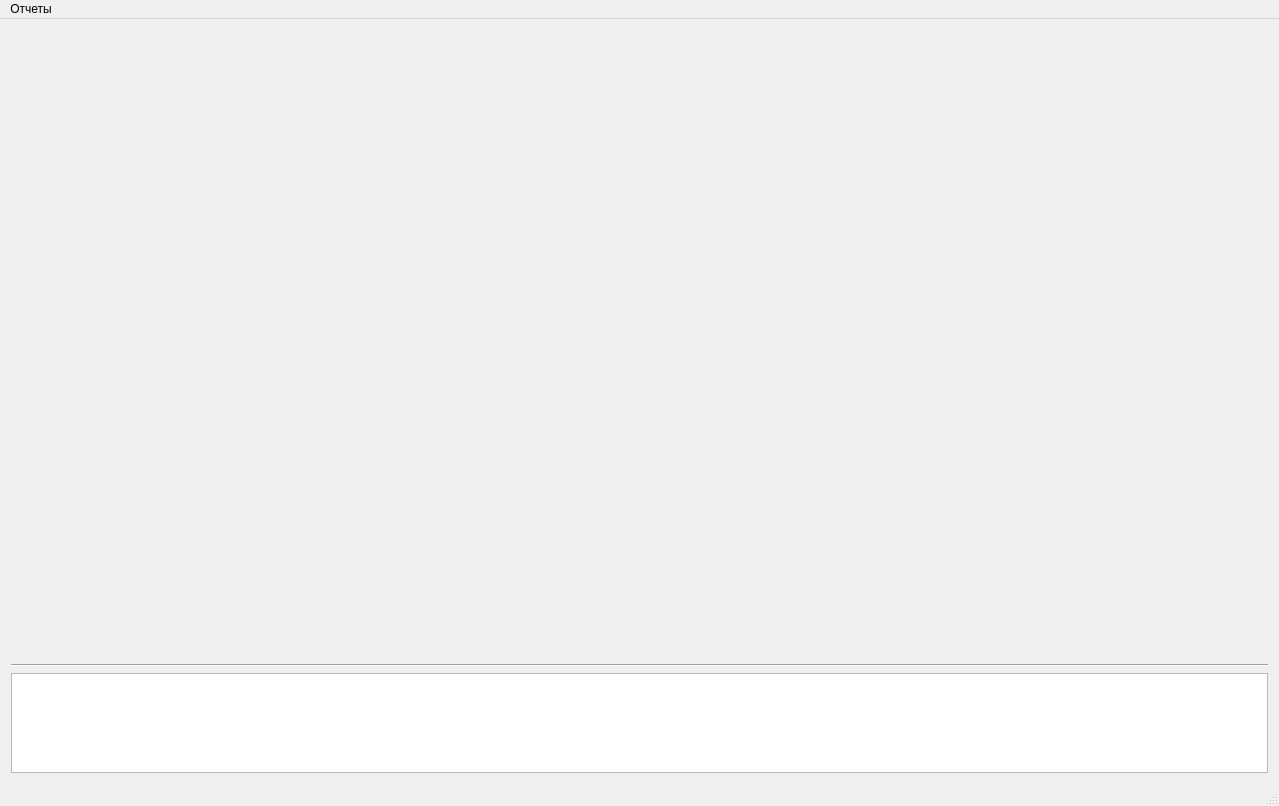
<?xml version="1.0" encoding="UTF-8"?>
<ui version="4.0">
 <class>MainWindow</class>
 <widget class="QMainWindow" name="MainWindow">
  <property name="geometry">
   <rect>
    <x>0</x>
    <y>0</y>
    <width>1279</width>
    <height>806</height>
   </rect>
  </property>
  <property name="windowTitle">
   <string>Новая касса</string>
  </property>
  <widget class="QWidget" name="centralWidget">
   <layout class="QGridLayout" name="gridLayout_2">
    <item row="0" column="0">
     <spacer name="verticalSpacer">
      <property name="orientation">
       <enum>Qt::Vertical</enum>
      </property>
      <property name="sizeHint" stdset="0">
       <size>
        <width>0</width>
        <height>0</height>
       </size>
      </property>
     </spacer>
    </item>
    <item row="2" column="1">
     <widget class="QTextBrowser" name="textBrowser">
      <property name="sizePolicy">
       <sizepolicy hsizetype="Expanding" vsizetype="Minimum">
        <horstretch>0</horstretch>
        <verstretch>0</verstretch>
       </sizepolicy>
      </property>
      <property name="maximumSize">
       <size>
        <width>16777215</width>
        <height>100</height>
       </size>
      </property>
     </widget>
    </item>
    <item row="1" column="1">
     <widget class="Line" name="line">
      <property name="orientation">
       <enum>Qt::Horizontal</enum>
      </property>
     </widget>
    </item>
   </layout>
  </widget>
  <widget class="QMenuBar" name="menuBar">
   <property name="geometry">
    <rect>
     <x>0</x>
     <y>0</y>
     <width>1279</width>
     <height>21</height>
    </rect>
   </property>
   <widget class="QMenu" name="menuJnxtns">
    <property name="title">
     <string>Отчеты</string>
    </property>
    <addaction name="action"/>
    <addaction name="separator"/>
    <addaction name="action_001"/>
   </widget>
   <addaction name="menuJnxtns"/>
  </widget>
  <widget class="QStatusBar" name="statusBar"/>
  <action name="action">
   <property name="text">
    <string>Дизайнер отчетов</string>
   </property>
  </action>
  <action name="action_001">
   <property name="text">
    <string>Отчет 001</string>
   </property>
  </action>
 </widget>
 <layoutdefault spacing="6" margin="11"/>
 <resources/>
 <connections/>
</ui>
